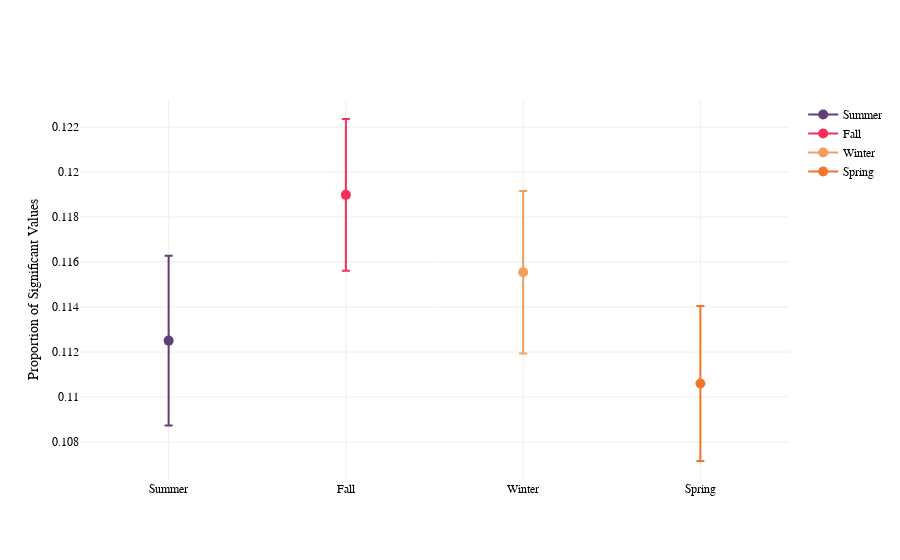

The notebook cell saved with this chart:
### Code cell
# Create a Plotly figure
fig = go.Figure()

seasons = ['Summer', 'Fall', 'Winter', 'Spring']
colors = ['#613F75', '#F52F57', '#F79D5C', '#F3752B']

# Loop through seasons
for season, color in zip(seasons, colors):
    prop_data = locals()[f'prop_{season.lower()}']  # Access the variable dynamically
    
    # Define y values and error array
    y_values = [prop_data['proportion']]
    error_array = [prop_data['proportion'] - prop_data['ci_lower'], prop_data['ci_upper'] - prop_data['proportion']]
    
    # Add trace to the figure
    fig.add_trace(go.Scatter(
        x=[season],
        y=y_values,
        error_y=dict(type='data', array=error_array),
        mode='markers+lines',
        name=season,
        marker=dict(color=color, size=10)
    ))

# Update layout for better visualization
fig.update_layout(
    yaxis=dict(title='Proportion of Significant Values'),
    # title='Proportion of Significant Values with 95% Confidence Intervals by Season'
)

# Update layout to adjust the range of the x-axis
fig.update_layout(
    xaxis=dict(range=[-0.5, len(prop_data.index) + 1 - 0.5]),  # Adjust the range based on your data
)

fig.update_yaxes(title_standoff=10)

# Show the plot
fig.show()

# Export to html
fig.write_html('q1_proportion_seasons.html', include_plotlyjs="cdn", config={'displayModeBar': False})

### Figure 1 — Plotly figure (JSON) as saved in the notebook; plotly's stock layout.template omitted (floating-point values rounded to 4 significant figures)
{"data": [{"error_y": {"array": [0.003775, 0.003775], "type": "data"}, "marker": {"color": "#613F75", "size": 10}, "mode": "markers+lines", "name": "Summer", "type": "scatter", "x": ["Summer"], "y": [0.1125]}, {"error_y": {"array": [0.003373, 0.003373], "type": "data"}, "marker": {"color": "#F52F57", "size": 10}, "mode": "markers+lines", "name": "Fall", "type": "scatter", "x": ["Fall"], "y": [0.119]}, {"error_y": {"array": [0.003614, 0.003614], "type": "data"}, "marker": {"color": "#F79D5C", "size": 10}, "mode": "markers+lines", "name": "Winter", "type": "scatter", "x": ["Winter"], "y": [0.1155]}, {"error_y": {"array": [0.003448, 0.003448], "type": "data"}, "marker": {"color": "#F3752B", "size": 10}, "mode": "markers+lines", "name": "Spring", "type": "scatter", "x": ["Spring"], "y": [0.1106]}], "layout": {"xaxis": {"range": [-0.5, 3.5]}, "yaxis": {"title": {"standoff": 10, "text": "Proportion of Significant Values"}}}}
